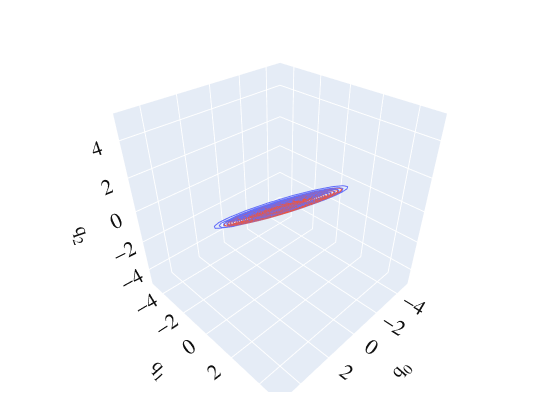

Source (notebook cell):
### Code cell
fig.show()

### Figure 1 — Plotly figure (JSON) as saved in the notebook; plotly's stock layout.template omitted (floating-point values rounded to 4 significant figures; data arrays with more than 128 entries replaced by an {"elided": "..."} marker saying what was removed)
{"data": [{"line": {"width": 2}, "mode": "lines", "name": "", "showlegend": false, "type": "scatter3d", "x": {"elided": "2400 float values"}, "y": {"elided": "2400 float values"}, "z": {"elided": "2400 float values"}}, {"line": {"width": 2}, "mode": "lines", "name": "", "showlegend": false, "type": "scatter3d", "x": {"elided": "2386 float values"}, "y": {"elided": "2386 float values"}, "z": {"elided": "2386 float values"}}], "layout": {"autosize": true, "font": {"color": "#101010", "family": "Helvetica", "size": 16}, "height": 420, "margin": {"b": 28, "l": 28, "r": 28, "t": 28}, "scene": {"aspectmode": "auto", "aspectratio": {"x": 1.0, "y": 1.0, "z": 1.0}, "camera": {"center": {"x": 0, "y": 0, "z": 0}, "eye": {"x": 1.241, "y": 1.241, "z": 1.241}, "projection": {"type": "perspective"}, "up": {"x": 0, "y": 0, "z": 1}}, "xaxis": {"range": [-5.108, 5.321], "title": {"text": "q<sub>0</sub>"}, "type": "linear"}, "yaxis": {"range": [-5.108, 5.321], "title": {"text": "q<sub>1</sub>"}, "type": "linear"}, "zaxis": {"range": [-5.108, 5.321], "title": {"text": "q<sub>2</sub>"}, "type": "linear"}}, "width": 560}}
